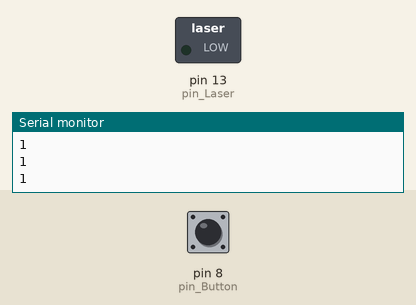
A sketch run on a simulated Arduino Uno, built with avr-gcc and run on an emulated ATmega328P. Shown: switched loads named in the sketch (green lamp = pin HIGH), the last lines printed to the serial monitor. The inputs (shaded band) are chosen by the test bench; at power-on: pin 8 (pin_Button) HIGH.

Above: at 1.2 s.
1.3 s: pin 8 (pin_Button) pulled LOW for 0.15 s
At 1.5 s:
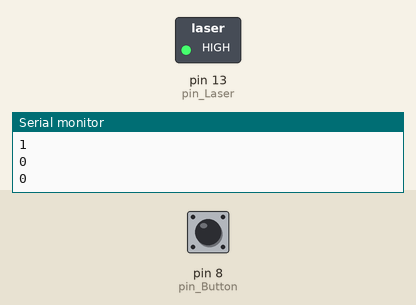
3.1 s: pin 8 (pin_Button) pulled LOW for 3.2 s
At 6.8 s:
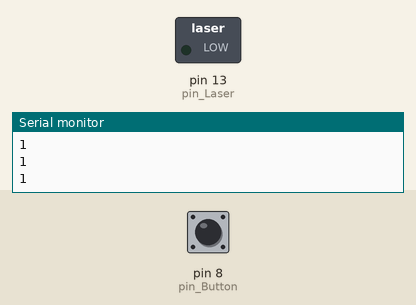
Timing chart, 0 to 8.3 s (numbered marks = the images above; inputs shaded):
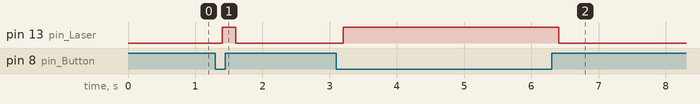

Measured:
- after the input at 1.3 s, pin 13 (pin_Laser): LOW → HIGH after 0.10 s, → LOW 0.20 s later
- after the input at 3.1 s, pin 13 (pin_Laser): LOW → HIGH after 0.10 s, → LOW 3.2 s later

The sketch:

Laser_Pullup.ino
```cpp
int pin_Laser = 13;
int pin_Button = 8;
void setup() {
  Serial.begin(9600);
  pinMode(pin_Laser, OUTPUT);
  pinMode(pin_Button, INPUT_PULLUP);
}

void loop() {
  int val = digitalRead(pin_Button);
  Serial.println(val);
  delay(100);
  if(val == LOW){
    digitalWrite(pin_Laser, HIGH);
  }else{
    digitalWrite(pin_Laser , LOW);
  }
}
```
